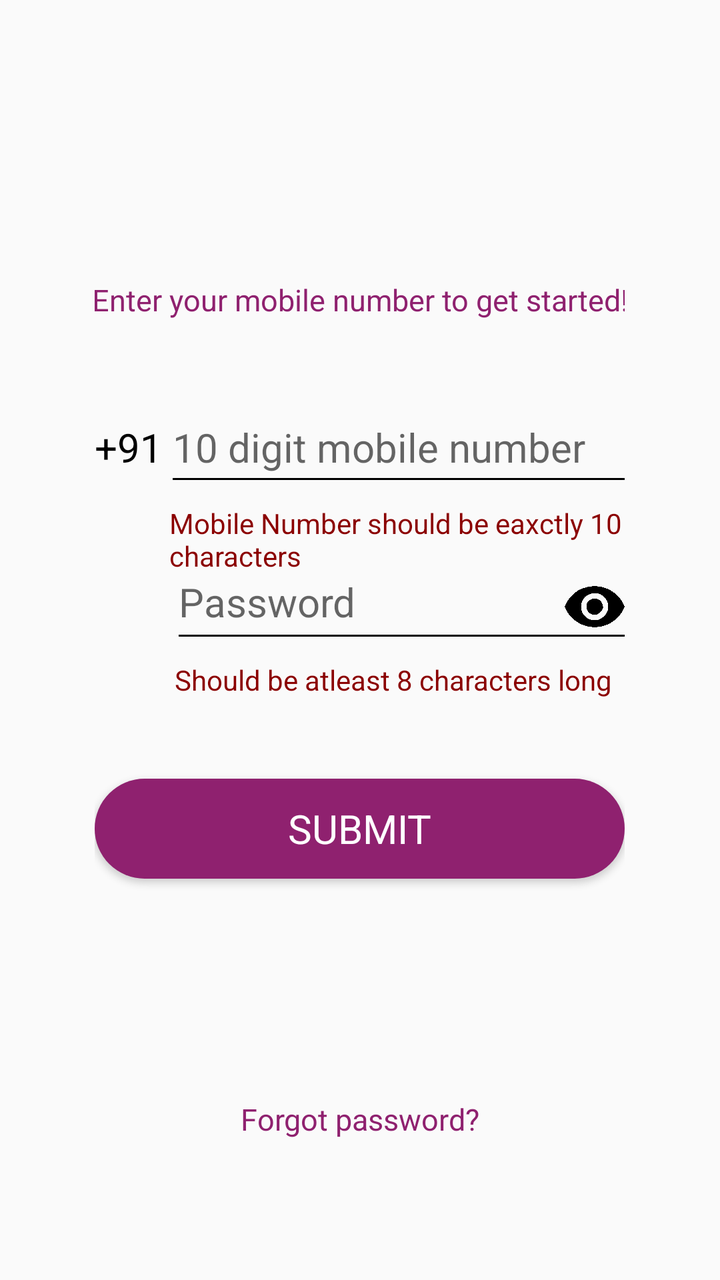
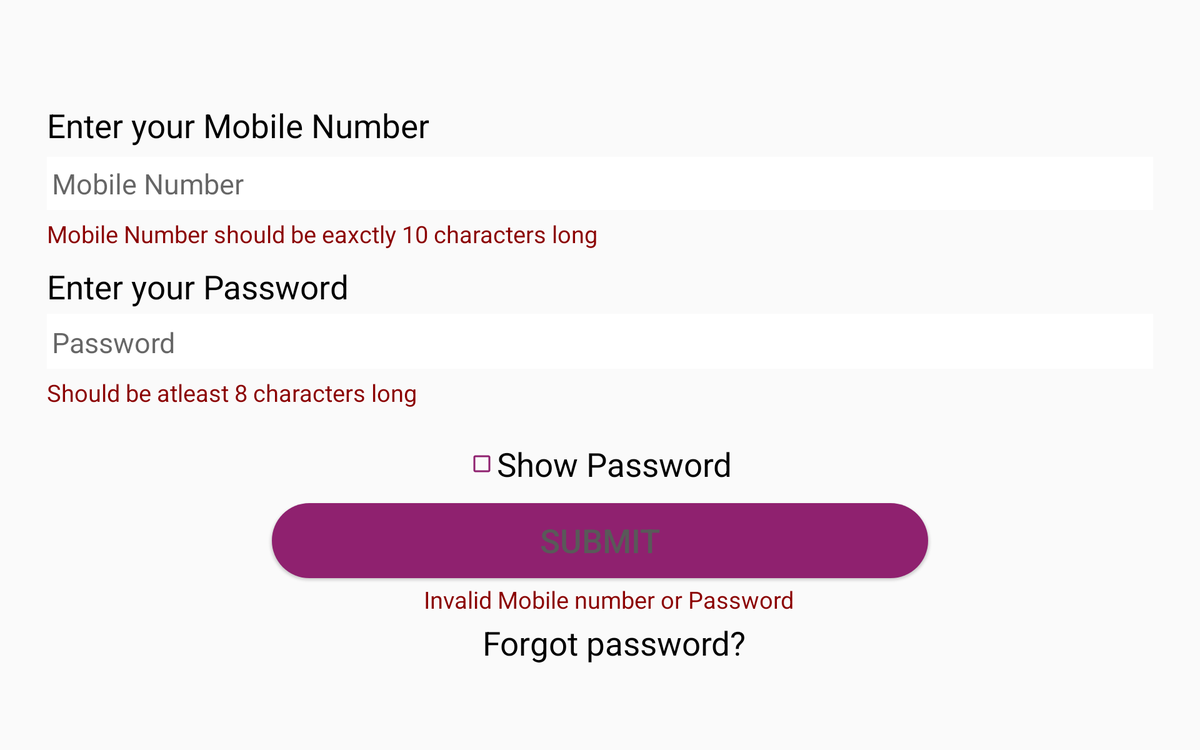

Two renders of one Android screen. The first uses the default layout on a phone; the second uses the alternative layout the repository ships for a different screen configuration, on a matching device. The two XML files are below.
<!-- AndroidManifest.xml: application theme AppTheme.NoActionBar -->
<!-- res/layout/mighty_login_scroll_field.xml -->
<?xml version="1.0" encoding="utf-8"?>
<ScrollView xmlns:android="http://schemas.android.com/apk/res/android"
    xmlns:tools="http://schemas.android.com/tools"
    android:id="@+id/login_layout"
    android:layout_width="match_parent"
    android:layout_gravity="center"
    android:layout_height="match_parent"
    tools:context="com.example.lenovo.wheelcare.MainActivity">
    <LinearLayout
        android:layout_width="265dp"
        android:layout_height="260dp"
        android:orientation="vertical"
        android:layout_gravity="center"
        android:gravity="center"
        android:layout_marginLeft="70dp"
        android:layout_marginRight="70dp"
        android:layout_marginTop="40dp"
        >
        <TextView
            android:id="@+id/header"
            android:layout_width="346dp"
            android:layout_marginTop="20dp"
            android:layout_height="80dp"
            android:textColor="@color/btn_color"
            android:gravity="center"
            android:layout_gravity="center"
            android:textSize="15dp"
            android:textAppearance="?android:attr/textAppearanceSmall"
            android:text="Enter your mobile number to get started!"/>

        <LinearLayout
            android:layout_width="match_parent"
            android:layout_height="wrap_content"
            android:layout_gravity="bottom"
            android:layout_marginTop="20dp"
            android:orientation="horizontal">
            <TextView
                android:layout_width="wrap_content"
                android:layout_height="wrap_content"
                android:textColor="@color/btn_click"
                android:textSize="20dp"
                android:gravity="left"
                android:textAppearance="?android:attr/textAppearanceMedium"
                android:text="+91"/>
            <EditText
                android:id="@+id/edit_mobile"
                android:layout_width="match_parent"
                android:layout_height="wrap_content"
                android:paddingBottom="7dp"
                android:textSize="20dp"
                android:background="@drawable/custom_edit_box"
                android:hint="10 digit mobile number"
                android:layout_marginLeft="5dp"
                android:textAppearance="?android:attr/textAppearanceMedium"
                android:inputType="number|numberDecimal"
                android:maxLength="35"
                android:maxLines="1"/>
        </LinearLayout>
        <TextView
            android:id="@+id/text_mobile_error"
            android:layout_width="wrap_content"
            android:layout_height="wrap_content"
            android:textColor="@color/auto_fill"
            android:maxLines="2"
            android:layout_marginLeft="25dp"
            android:layout_gravity="center"
            android:layout_marginTop="8dp"
            android:textAppearance="?android:attr/textAppearanceSmall"
            android:text="Mobile Number should be eaxctly 10 characters"/>
        <FrameLayout
            android:layout_width="match_parent"
            android:layout_height="wrap_content"
            >
            <EditText
                android:id="@+id/edit_userpass"
                android:layout_width="223dp"
                android:layout_height="match_parent"
                android:layout_gravity="right"
                android:background="@drawable/custom_edit_box"
                android:hint="@string/password"
                android:inputType="textPassword"
                android:textSize="20dp"
                android:maxLength="35"
                android:maxLines="1"
                android:paddingBottom="8dp"
                android:textAppearance="?android:attr/textAppearanceMedium" />
            <ImageView
                android:id="@+id/chech_box"
                android:layout_width="30dp"
                android:layout_height="30dp"
                android:layout_gravity="right|bottom"
                android:paddingBottom="8dp"
                android:src="@drawable/password_show"
                />
        </FrameLayout>

        <TextView
            android:id="@+id/text_password_error"
            android:layout_width="225dp"
            android:layout_height="wrap_content"
            android:textColor="@color/auto_fill"
            android:layout_gravity="right"
            android:maxLines="10"
            android:layout_marginTop="8dp"
            android:textAppearance="?android:attr/textAppearanceSmall"
            android:text="Should be atleast 8 characters long"
            />


        <Button
            android:id="@+id/btn_submit"
            android:layout_width="match_parent"
            android:layout_height="50dp"
            android:textSize="20dp"
            android:layout_marginTop="40dp"
            android:background="@drawable/round_edge"
            android:textColor="@color/white"
            android:textAppearance="?android:attr/textAppearanceMedium"
            android:text="SUBMIT"/>

        <TextView
            android:id="@+id/text_invalid_password"
            android:layout_width="match_parent"
            android:layout_height="wrap_content"
            android:textColor="@color/auto_fill"
            android:visibility="gone"
            android:gravity="center_horizontal"
            android:layout_gravity="center_horizontal|center_vertical"
            android:text="Invalid Mobile number or Password"
            android:textAppearance="?android:attr/textAppearanceMedium"
            android:layout_marginTop="@dimen/_5sdp"
            android:layout_marginBottom="@dimen/_5sdp"/>

        <TextView
            android:id="@+id/text_forgot_password"
            android:layout_width="match_parent"
            android:layout_height="wrap_content"
            android:textColor="@color/btn_color"
            android:gravity="center"
            android:textAppearance="?android:attr/textAppearanceSmall"
            android:layout_gravity="bottom"
            android:textSize="15dp"
            android:layout_marginTop="100dp"
            android:layout_marginBottom="50dp"
            android:text="@string/forgot_password"
            android:padding="10dp"
            />




    </LinearLayout>

</ScrollView>
<!-- resources referenced by this layout -->
<resources>
  <color name="auto_fill">#8B0000</color>
  <color name="btn_click">#000000</color>
  <color name="btn_color">#8f216f</color>
  <color name="white">#ffffff</color>
  <dimen name="_5sdp">5dp</dimen>
  <!-- drawable custom_edit_box (drawable) -->
  <?xml version="1.0" encoding="utf-8"?>
  <layer-list xmlns:android="http://schemas.android.com/apk/res/android" >
  
  
  
      
      <item
          android:bottom="4dp"
          android:left="-3dp"
          android:right="-3dp"
          android:top="-3dp">
          <shape android:shape="rectangle">
              <stroke
                  android:width="1dp"
                  android:color="#000" />
          </shape>
      </item>
  
  </layer-list>
  <!-- drawable password_show: png bitmap (drawable, 37756 bytes) -->
  <!-- drawable round_edge (drawable) -->
  <?xml version="1.0" encoding="utf-8"?>
  <shape xmlns:android="http://schemas.android.com/apk/res/android"
      android:shape="rectangle" android:padding="10dp">
      
      <solid android:color="@color/btn_color"/>
      <corners android:radius="80dp"/>
  </shape>
  <string name="forgot_password">Forgot password?</string>
  <string name="password">Password</string>
  <style name="AppTheme.NoActionBar">
          <item name="windowActionBar">false</item>
          <item name="windowNoTitle">true</item>
      </style>
</resources>
<!-- res/layout-xlarge-land/mighty_login_scroll_field.xml (the author's variant of the layout above) -->
<!-- drawn on a large tablet held sideways -->
<?xml version="1.0" encoding="utf-8"?>
<ScrollView xmlns:android="http://schemas.android.com/apk/res/android"
    xmlns:tools="http://schemas.android.com/tools"
    android:id="@+id/login_layout"
    android:layout_width="match_parent"
    android:layout_height="match_parent"
    android:layout_centerVertical="true"
    tools:context="com.example.lenovo.wheelcare.MainActivity">

    <LinearLayout
        android:layout_width="match_parent"
        android:layout_height="match_parent"
        android:layout_gravity="center"
        android:orientation="vertical"
        android:layout_marginLeft="50dp"
        android:layout_marginRight="50dp">



        <TextView
            android:id="@+id/text_header_mobile"
            android:layout_width="match_parent"
            android:text="Enter your Mobile Number"
            android:textSize="35dp"
            android:layout_height="wrap_content"
            android:textColor="@color/btn_click"
            android:gravity="left"
            android:layout_marginTop="@dimen/_20sdp"
            android:textAppearance="?android:attr/textAppearanceMedium"
            />

        <EditText
            android:id="@+id/edit_mobile"
            android:layout_width="match_parent"
            android:layout_height="wrap_content"
            android:hint="Mobile Number"
            android:paddingLeft="5dp"
            android:paddingTop="@dimen/_8sdp"
            android:paddingBottom="@dimen/_8sdp"
            android:textSize="30dp"
            android:layout_marginTop="10dp"
            android:background="@color/white"
            android:textAppearance="?android:attr/textAppearanceMedium"
            android:layout_gravity="center_horizontal|center_vertical"
            android:inputType="number|numberDecimal"
            android:maxLength="35"
            android:maxLines="1"/>
        <TextView
            android:id="@+id/text_mobile_error"
            android:layout_width="match_parent"
            android:layout_height="wrap_content"
            android:textColor="@color/auto_fill"
            android:textSize="25dp"
            android:maxLines="1"
            android:layout_marginTop="8dp"
            android:textAppearance="?android:attr/textAppearanceSmall"
            android:text="Mobile Number should be eaxctly 10 characters long"/>


        <TextView
            android:id="@+id/txt_password_header"
            android:layout_width="match_parent"
            android:layout_height="wrap_content"
            android:textColor="@color/btn_click"
            android:gravity="left"
            android:textSize="35dp"
            android:textAppearance="?android:attr/textAppearanceMedium"
            android:layout_gravity="center_horizontal|center_vertical"
            android:text="Enter your Password"
            android:layout_marginTop="15dp"
            android:layout_marginBottom="@dimen/_5sdp"/>

        <EditText
            android:layout_width="match_parent"
            android:layout_height="wrap_content"
            android:id="@+id/edit_userpass"
            android:hint="@string/password"
            android:textSize="30dp"
            android:paddingLeft="5dp"
            android:paddingTop="10dp"
            android:paddingBottom="@dimen/_8sdp"
            android:background="@color/white"
            android:inputType="textPassword"
            android:textAppearance="?android:attr/textAppearanceMedium"
            android:layout_gravity="center_horizontal|center_vertical"
            android:maxLines="1"
            android:maxLength="35"/>
        <TextView
            android:id="@+id/text_password_error"
            android:layout_width="match_parent"
            android:layout_height="wrap_content"
            android:textColor="@color/auto_fill"
            android:textSize="25dp"
            android:maxLines="3"
            android:layout_marginTop="8dp"
            android:textAppearance="?android:attr/textAppearanceSmall"
            android:text="Should be atleast 8 characters long"
            />

        <CheckBox
            android:id="@+id/chech_box"
            android:layout_width="wrap_content"
            android:layout_height="wrap_content"
            android:layout_marginTop="35dp"
            android:textSize="35dp"
            android:layout_gravity="center"
            android:textColor="@color/btn_click"
            android:checked="false"
            android:text="Show Password"
            android:buttonTint="@color/btn_color"
            android:textAppearance="?android:attr/textAppearanceMedium" />

        <Button
            android:id="@+id/btn_submit"
            android:layout_width="700dp"
            android:layout_height="80dp"
            android:layout_gravity="center_horizontal"
            android:layout_marginTop="18dp"
            android:background="@drawable/round_edge"
            android:textSize="35dp"
            android:textColor="@color/setup_btn_color"
            android:text="SUBMIT"/>

        <TextView
            android:id="@+id/text_invalid_password"
            android:layout_width="match_parent"
            android:layout_height="wrap_content"
            android:textSize="25dp"
            android:textColor="@color/auto_fill"
            android:gravity="center_horizontal"
            android:textAppearance="?android:attr/textAppearanceMedium"
            android:layout_gravity="center_horizontal|center_vertical"
            android:text="Invalid Mobile number or Password"
            android:layout_marginLeft="10dp"
            android:layout_marginTop="@dimen/_5sdp"
            android:layout_marginBottom="@dimen/_5sdp"/>

        <TextView
            android:id="@+id/text_forgot_password"
            android:layout_width="match_parent"
            android:layout_height="wrap_content"
            android:textColor="@color/btn_click"
            android:gravity="center"
            android:textSize="35dp"
            android:layout_marginLeft="15dp"
            android:textAppearance="?android:attr/textAppearanceMedium"
            android:layout_gravity="center_horizontal|center_vertical"
            android:text="@string/forgot_password"
            />




    </LinearLayout>

</ScrollView>
<!-- resources referenced by the variant -->
<!-- as a large tablet held sideways resolves them -->
<resources>
  <color name="auto_fill">#8B0000</color>
  <color name="btn_click">#000000</color>
  <color name="btn_color">#8f216f</color>
  <color name="setup_btn_color">#595959</color>
  <color name="white">#ffffff</color>
  <dimen name="_20sdp">20dp</dimen>
  <dimen name="_5sdp">5dp</dimen>
  <dimen name="_8sdp">8dp</dimen>
  <!-- drawable round_edge (drawable) -->
  <?xml version="1.0" encoding="utf-8"?>
  <shape xmlns:android="http://schemas.android.com/apk/res/android"
      android:shape="rectangle" android:padding="10dp">
      
      <solid android:color="@color/btn_color"/>
      <corners android:radius="80dp"/>
  </shape>
  <string name="forgot_password">Forgot password?</string>
  <string name="password">Password</string>
  <style name="AppTheme.NoActionBar">
          <item name="windowActionBar">false</item>
          <item name="windowNoTitle">true</item>
      </style>
</resources>
